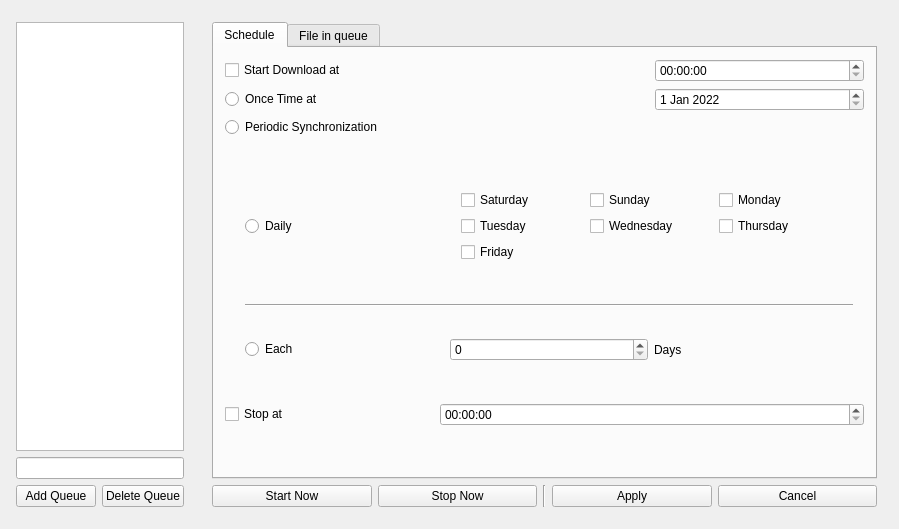
<?xml version="1.0" encoding="UTF-8"?>
<ui version="4.0">
 <class>ShowSchedule</class>
 <widget class="QWidget" name="ShowSchedule">
  <property name="geometry">
   <rect>
    <x>0</x>
    <y>0</y>
    <width>899</width>
    <height>529</height>
   </rect>
  </property>
  <property name="windowTitle">
   <string>ShowSchedule</string>
  </property>
  <layout class="QGridLayout" name="gridLayout_5">
   <item row="0" column="0">
    <widget class="QWidget" name="widget" native="true">
     <property name="sizePolicy">
      <sizepolicy hsizetype="Expanding" vsizetype="Preferred">
       <horstretch>1</horstretch>
       <verstretch>0</verstretch>
      </sizepolicy>
     </property>
     <layout class="QGridLayout" name="gridLayout">
      <property name="leftMargin">
       <number>5</number>
      </property>
      <item row="0" column="0" colspan="2">
       <widget class="QListWidget" name="listWidget"/>
      </item>
      <item row="1" column="0" colspan="2">
       <widget class="QLineEdit" name="lineEdit">
        <property name="frame">
         <bool>true</bool>
        </property>
       </widget>
      </item>
      <item row="2" column="0">
       <widget class="QPushButton" name="AddQueue_pushButton">
        <property name="text">
         <string>Add Queue</string>
        </property>
       </widget>
      </item>
      <item row="2" column="1">
       <widget class="QPushButton" name="DeleteQueue_pushButton">
        <property name="text">
         <string>Delete Queue</string>
        </property>
       </widget>
      </item>
     </layout>
    </widget>
   </item>
   <item row="0" column="1">
    <widget class="QWidget" name="widget_2" native="true">
     <property name="sizePolicy">
      <sizepolicy hsizetype="Preferred" vsizetype="Preferred">
       <horstretch>20</horstretch>
       <verstretch>0</verstretch>
      </sizepolicy>
     </property>
     <layout class="QGridLayout" name="gridLayout_2">
      <item row="1" column="1">
       <widget class="QPushButton" name="StopNow_pushButton">
        <property name="text">
         <string>Stop Now</string>
        </property>
       </widget>
      </item>
      <item row="1" column="2">
       <widget class="Line" name="line_2">
        <property name="orientation">
         <enum>Qt::Vertical</enum>
        </property>
       </widget>
      </item>
      <item row="1" column="3">
       <widget class="QPushButton" name="Apply_pushButton">
        <property name="text">
         <string>Apply</string>
        </property>
       </widget>
      </item>
      <item row="1" column="4">
       <widget class="QPushButton" name="Cancel_pushButton">
        <property name="text">
         <string>Cancel</string>
        </property>
       </widget>
      </item>
      <item row="1" column="0">
       <widget class="QPushButton" name="StartNow_pushButton">
        <property name="text">
         <string>Start Now</string>
        </property>
       </widget>
      </item>
      <item row="0" column="0" colspan="5">
       <widget class="QTabWidget" name="tabWidget">
        <property name="sizePolicy">
         <sizepolicy hsizetype="Expanding" vsizetype="Expanding">
          <horstretch>0</horstretch>
          <verstretch>0</verstretch>
         </sizepolicy>
        </property>
        <property name="currentIndex">
         <number>0</number>
        </property>
        <widget class="QWidget" name="Schedule">
         <attribute name="title">
          <string>Schedule</string>
         </attribute>
         <layout class="QGridLayout" name="gridLayout_6">
          <item row="1" column="2">
           <widget class="QDateEdit" name="dateEdit">
            <property name="date">
             <date>
              <year>2022</year>
              <month>1</month>
              <day>1</day>
             </date>
            </property>
           </widget>
          </item>
          <item row="4" column="0">
           <widget class="QCheckBox" name="StopAt_checkBox">
            <property name="text">
             <string>Stop at</string>
            </property>
           </widget>
          </item>
          <item row="1" column="0">
           <widget class="QRadioButton" name="OnceTime_radioButton">
            <property name="text">
             <string>Once Time at</string>
            </property>
           </widget>
          </item>
          <item row="2" column="0" colspan="2">
           <widget class="QRadioButton" name="Periodic_radioButton">
            <property name="text">
             <string>Periodic Synchronization</string>
            </property>
           </widget>
          </item>
          <item row="0" column="0" colspan="2">
           <widget class="QCheckBox" name="StartAt_checkBox">
            <property name="text">
             <string>Start Download at </string>
            </property>
           </widget>
          </item>
          <item row="4" column="1" colspan="2">
           <widget class="QTimeEdit" name="Stop_timeEdit"/>
          </item>
          <item row="3" column="0" colspan="3">
           <widget class="QWidget" name="widget_3" native="true">
            <property name="enabled">
             <bool>true</bool>
            </property>
            <layout class="QGridLayout" name="gridLayout_3">
             <property name="leftMargin">
              <number>20</number>
             </property>
             <item row="0" column="1" colspan="2">
              <widget class="QWidget" name="widget_4" native="true">
               <layout class="QGridLayout" name="gridLayout_4">
                <item row="0" column="0">
                 <widget class="QCheckBox" name="checkBox_2">
                  <property name="text">
                   <string>Saturday</string>
                  </property>
                 </widget>
                </item>
                <item row="0" column="1">
                 <widget class="QCheckBox" name="checkBox_3">
                  <property name="text">
                   <string>Sunday</string>
                  </property>
                 </widget>
                </item>
                <item row="0" column="2">
                 <widget class="QCheckBox" name="checkBox_4">
                  <property name="text">
                   <string>Monday</string>
                  </property>
                 </widget>
                </item>
                <item row="1" column="0">
                 <widget class="QCheckBox" name="checkBox_5">
                  <property name="text">
                   <string>Tuesday</string>
                  </property>
                 </widget>
                </item>
                <item row="1" column="1">
                 <widget class="QCheckBox" name="checkBox_6">
                  <property name="text">
                   <string>Wednesday</string>
                  </property>
                 </widget>
                </item>
                <item row="1" column="2">
                 <widget class="QCheckBox" name="checkBox_7">
                  <property name="text">
                   <string>Thursday</string>
                  </property>
                 </widget>
                </item>
                <item row="2" column="0">
                 <widget class="QCheckBox" name="checkBox_8">
                  <property name="text">
                   <string>Friday</string>
                  </property>
                 </widget>
                </item>
               </layout>
              </widget>
             </item>
             <item row="3" column="0" colspan="3">
              <widget class="Line" name="line">
               <property name="orientation">
                <enum>Qt::Horizontal</enum>
               </property>
              </widget>
             </item>
             <item row="4" column="0">
              <widget class="QRadioButton" name="radioButton_4">
               <property name="text">
                <string>Each</string>
               </property>
              </widget>
             </item>
             <item row="4" column="1">
              <widget class="QSpinBox" name="spinBox"/>
             </item>
             <item row="4" column="2">
              <widget class="QLabel" name="label">
               <property name="text">
                <string>Days</string>
               </property>
              </widget>
             </item>
             <item row="0" column="0">
              <widget class="QRadioButton" name="daily_radioButton">
               <property name="text">
                <string>Daily</string>
               </property>
              </widget>
             </item>
            </layout>
           </widget>
          </item>
          <item row="0" column="2">
           <widget class="QTimeEdit" name="Start_timeEdit"/>
          </item>
          <item row="5" column="1">
           <spacer name="verticalSpacer">
            <property name="orientation">
             <enum>Qt::Vertical</enum>
            </property>
            <property name="sizeType">
             <enum>QSizePolicy::Maximum</enum>
            </property>
            <property name="sizeHint" stdset="0">
             <size>
              <width>20</width>
              <height>40</height>
             </size>
            </property>
           </spacer>
          </item>
         </layout>
        </widget>
        <widget class="QWidget" name="tab_2">
         <attribute name="title">
          <string>File in queue</string>
         </attribute>
         <layout class="QGridLayout" name="gridLayout_7">
          <property name="leftMargin">
           <number>0</number>
          </property>
          <property name="topMargin">
           <number>3</number>
          </property>
          <item row="0" column="2">
           <spacer name="horizontalSpacer">
            <property name="orientation">
             <enum>Qt::Horizontal</enum>
            </property>
            <property name="sizeType">
             <enum>QSizePolicy::Preferred</enum>
            </property>
            <property name="sizeHint" stdset="0">
             <size>
              <width>40</width>
              <height>20</height>
             </size>
            </property>
           </spacer>
          </item>
          <item row="3" column="3">
           <widget class="QPushButton" name="pushButton_2">
            <property name="maximumSize">
             <size>
              <width>50</width>
              <height>16777215</height>
             </size>
            </property>
            <property name="text">
             <string>Down</string>
            </property>
           </widget>
          </item>
          <item row="4" column="3">
           <widget class="QPushButton" name="pushButton_3">
            <property name="maximumSize">
             <size>
              <width>50</width>
              <height>16777215</height>
             </size>
            </property>
            <property name="text">
             <string>Remove</string>
            </property>
           </widget>
          </item>
          <item row="2" column="3">
           <widget class="QPushButton" name="pushButton">
            <property name="sizePolicy">
             <sizepolicy hsizetype="MinimumExpanding" vsizetype="Fixed">
              <horstretch>1</horstretch>
              <verstretch>0</verstretch>
             </sizepolicy>
            </property>
            <property name="maximumSize">
             <size>
              <width>50</width>
              <height>16777215</height>
             </size>
            </property>
            <property name="text">
             <string>Up</string>
            </property>
           </widget>
          </item>
          <item row="0" column="0">
           <widget class="QLabel" name="label_2">
            <property name="text">
             <string>Number download file at same time :</string>
            </property>
           </widget>
          </item>
          <item row="6" column="3">
           <widget class="QFrame" name="frame_3">
            <property name="frameShape">
             <enum>QFrame::StyledPanel</enum>
            </property>
            <property name="frameShadow">
             <enum>QFrame::Raised</enum>
            </property>
           </widget>
          </item>
          <item row="1" column="0" rowspan="6" colspan="3">
           <widget class="QTreeWidget" name="treeWidget">
            <property name="sizePolicy">
             <sizepolicy hsizetype="Expanding" vsizetype="Expanding">
              <horstretch>10</horstretch>
              <verstretch>0</verstretch>
             </sizepolicy>
            </property>
            <column>
             <property name="text">
              <string>File Name</string>
             </property>
            </column>
            <column>
             <property name="text">
              <string>Size</string>
             </property>
            </column>
            <column>
             <property name="text">
              <string>Status</string>
             </property>
            </column>
            <column>
             <property name="text">
              <string>Time Left</string>
             </property>
            </column>
           </widget>
          </item>
          <item row="0" column="1">
           <widget class="QSpinBox" name="spinBox_2"/>
          </item>
          <item row="1" column="3">
           <widget class="QFrame" name="frame">
            <property name="frameShape">
             <enum>QFrame::StyledPanel</enum>
            </property>
            <property name="frameShadow">
             <enum>QFrame::Raised</enum>
            </property>
           </widget>
          </item>
         </layout>
        </widget>
       </widget>
      </item>
     </layout>
    </widget>
   </item>
  </layout>
 </widget>
 <layoutdefault spacing="6" margin="11"/>
 <resources/>
 <connections/>
</ui>
